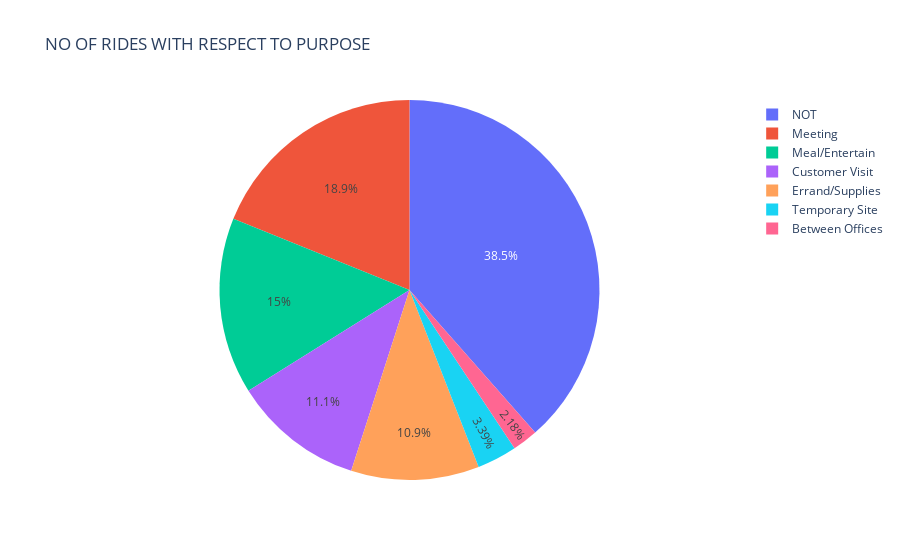

The code cell stored with this chart in its notebook:
### Code cell
fig=go.Figure(data=go.Pie(
    labels=temp.index,
    values=temp.values,
    
   
))

fig.update_layout(
    height=500,
    title='NO OF RIDES WITH RESPECT TO PURPOSE'
)
fig.show(renderer='iframe_connected')
display((HTML("<h6>AS you see in above figure that FOR NOT SPECIFIC PURPOSE LIKE NOT FOR THAT REASON CATEGORIES RIDES BOOK MORE(157) AS FOLLOW IT MEETING AND ALL OTHER PURPOSE ARE THERE </h6>")))

### Figure 1 — Plotly figure (JSON) as saved in the notebook; plotly's stock layout.template omitted (floating-point values rounded to 4 significant figures)
{"data": [{"labels": ["Between Offices", "Customer Visit", "Errand/Supplies", "Meal/Entertain", "Meeting", "NOT", "Temporary Site"], "type": "pie", "values": [9, 46, 45, 62, 78, 159, 14]}], "layout": {"autosize": true, "title": {"text": "NO OF RIDES WITH RESPECT TO PURPOSE"}}}
